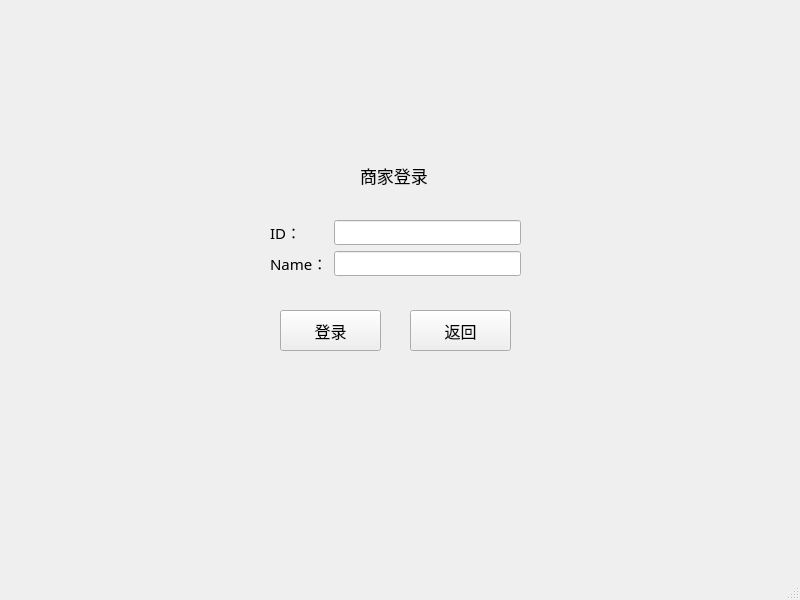
<?xml version="1.0" encoding="UTF-8"?>
<ui version="4.0">
 <class>MainWindow</class>
 <widget class="QMainWindow" name="MainWindow">
  <property name="geometry">
   <rect>
    <x>0</x>
    <y>0</y>
    <width>800</width>
    <height>600</height>
   </rect>
  </property>
  <property name="font">
   <font>
    <family>Bahnschrift Light</family>
   </font>
  </property>
  <property name="windowTitle">
   <string>商家登录</string>
  </property>
  <widget class="QWidget" name="centralwidget">
   <widget class="QWidget" name="formLayoutWidget">
    <property name="geometry">
     <rect>
      <x>270</x>
      <y>220</y>
      <width>251</width>
      <height>65</height>
     </rect>
    </property>
    <layout class="QFormLayout" name="formLayout">
     <item row="0" column="0">
      <widget class="QLabel" name="label">
       <property name="font">
        <font>
         <family>Bahnschrift Light</family>
         <pointsize>11</pointsize>
        </font>
       </property>
       <property name="text">
        <string>ID：</string>
       </property>
      </widget>
     </item>
     <item row="1" column="0">
      <widget class="QLabel" name="label_2">
       <property name="font">
        <font>
         <family>Bahnschrift Light</family>
         <pointsize>11</pointsize>
        </font>
       </property>
       <property name="text">
        <string>Name：</string>
       </property>
      </widget>
     </item>
     <item row="1" column="1">
      <widget class="QLineEdit" name="lineEdit_2"/>
     </item>
     <item row="0" column="1">
      <widget class="QLineEdit" name="lineEdit"/>
     </item>
    </layout>
   </widget>
   <widget class="QPushButton" name="pushButton">
    <property name="geometry">
     <rect>
      <x>280</x>
      <y>310</y>
      <width>101</width>
      <height>41</height>
     </rect>
    </property>
    <property name="font">
     <font>
      <family>Bahnschrift Light</family>
      <pointsize>12</pointsize>
     </font>
    </property>
    <property name="text">
     <string>登录</string>
    </property>
   </widget>
   <widget class="QPushButton" name="pushButton_2">
    <property name="geometry">
     <rect>
      <x>410</x>
      <y>310</y>
      <width>101</width>
      <height>41</height>
     </rect>
    </property>
    <property name="font">
     <font>
      <family>Bahnschrift Light</family>
      <pointsize>12</pointsize>
     </font>
    </property>
    <property name="text">
     <string>返回</string>
    </property>
   </widget>
   <widget class="QLabel" name="label_3">
    <property name="geometry">
     <rect>
      <x>360</x>
      <y>160</y>
      <width>101</width>
      <height>31</height>
     </rect>
    </property>
    <property name="font">
     <font>
      <family>Cambria</family>
      <pointsize>13</pointsize>
     </font>
    </property>
    <property name="text">
     <string>商家登录</string>
    </property>
   </widget>
  </widget>
  <widget class="QMenuBar" name="menubar">
   <property name="geometry">
    <rect>
     <x>0</x>
     <y>0</y>
     <width>800</width>
     <height>24</height>
    </rect>
   </property>
  </widget>
  <widget class="QStatusBar" name="statusbar"/>
 </widget>
 <resources/>
 <connections/>
</ui>
